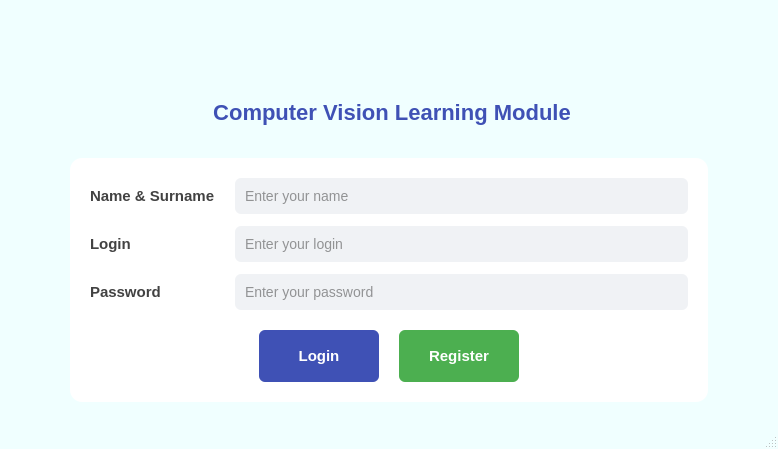
<?xml version="1.0" encoding="UTF-8"?>
<ui version="4.0">
 <class>MainWindow</class>
 <widget class="QMainWindow" name="MainWindow">
  <property name="geometry">
   <rect>
    <x>0</x>
    <y>0</y>
    <width>778</width>
    <height>449</height>
   </rect>
  </property>
  <property name="windowTitle">
   <string>Computer Vision Learning Module</string>
  </property>
  <property name="styleSheet">
   <string notr="true">
    QMainWindow {
      background-color: #f5f7fa;
	background-color: rgb(240, 255, 255);
    }
   </string>
  </property>
  <widget class="QWidget" name="centralwidget">
   <property name="styleSheet">
    <string notr="true">
     QWidget {
       font-family: 'Segoe UI', 'Microsoft YaHei', sans-serif;
     }
     QLabel {
       color: #424242;
     }
     QLineEdit {
       padding: 8px;
       border: none;
       border-radius: 6px;
       background-color: #f0f2f5;
       font-size: 14px;
       min-height: 20px;
       color: #333;
     }
     QLineEdit:focus {
       background-color: #e8f0fe;
     }
     QPushButton {
       background-color: #3f51b5;
       color: white;
       border: none;
       border-radius: 6px;
       padding: 8px 16px;
       font-weight: 500;
       min-height: 36px;
       font-size: 15px;
     }
     QPushButton:hover {
       background-color: #5c6bc0;
     }
     QPushButton:pressed {
       background-color: #303f9f;
     }
     QPushButton#b_register {
       background-color: #4caf50;
     }
     QPushButton#b_register:hover {
       background-color: #66bb6a;
     }
     QPushButton#b_register:pressed {
       background-color: #43a047;
     }
     QPushButton#b_back {
       background-color: #78909c;
     }
     QPushButton#b_back:hover {
       background-color: #90a4ae;
     }
     QPushButton#b_back:pressed {
       background-color: #607d8b;
     }
     QStackedWidget {
       background: transparent;
     }
     QFrame#loginFrame, QFrame#registerFrame {
       background-color: white;
       border-radius: 12px;
       border: 1px;
       
     }
    </string>
   </property>
   <layout class="QVBoxLayout" name="verticalLayout_4">
    <property name="spacing">
     <number>12</number>
    </property>
    <property name="leftMargin">
     <number>30</number>
    </property>
    <property name="topMargin">
     <number>15</number>
    </property>
    <property name="rightMargin">
     <number>30</number>
    </property>
    <property name="bottomMargin">
     <number>15</number>
    </property>
    <item>
     <widget class="QStackedWidget" name="stackedWidget">
      <property name="currentIndex">
       <number>0</number>
      </property>
      <widget class="QWidget" name="page">
       <layout class="QVBoxLayout" name="verticalLayout_5">
        <property name="spacing">
         <number>10</number>
        </property>
        <property name="leftMargin">
         <number>40</number>
        </property>
        <property name="topMargin">
         <number>10</number>
        </property>
        <property name="rightMargin">
         <number>40</number>
        </property>
        <property name="bottomMargin">
         <number>10</number>
        </property>
        <item alignment="Qt::AlignHCenter">
         <widget class="QLabel" name="logoLabel">
          <property name="minimumSize">
           <size>
            <width>50</width>
            <height>50</height>
           </size>
          </property>
          <property name="maximumSize">
           <size>
            <width>50</width>
            <height>50</height>
           </size>
          </property>
          <property name="text">
           <string/>
          </property>
          <property name="pixmap">
              <pixmap resource="resources.qrc">:/images/eye.jpg</pixmap>
          </property>
          <property name="scaledContents">
           <bool>true</bool>
          </property>
          <property name="alignment">
           <set>Qt::AlignCenter</set>
          </property>
         </widget>
        </item>
        <item>
         <widget class="QLabel" name="label">
          <property name="styleSheet">
           <string notr="true">
            font-size: 22px;
            color: #3f51b5;
            margin-bottom: 8px;
            font-weight: 700;
           
</string>
          </property>
          <property name="text">
           <string>&lt;html&gt;&lt;head/&gt;&lt;body&gt;&lt;p align=&quot;center&quot;&gt;Computer Vision Learning Module&lt;/p&gt;&lt;/body&gt;&lt;/html&gt;</string>
          </property>
         </widget>
        </item>
        <item>
         <widget class="QFrame" name="loginFrame">
          <property name="styleSheet">
           <string notr="true">
            QFrame#loginFrame {
              background-color: white;
              border-radius: 12px;
			border-color: rgb(85, 170, 255);
            }
           </string>
          </property>
          <property name="frameShape">
           <enum>QFrame::NoFrame</enum>
          </property>
          <property name="frameShadow">
           <enum>QFrame::Plain</enum>
          </property>
          <layout class="QVBoxLayout" name="verticalLayout_card">
           <property name="spacing">
            <number>15</number>
           </property>
           <property name="leftMargin">
            <number>20</number>
           </property>
           <property name="topMargin">
            <number>20</number>
           </property>
           <property name="rightMargin">
            <number>20</number>
           </property>
           <property name="bottomMargin">
            <number>20</number>
           </property>
           <item>
            <layout class="QHBoxLayout" name="horizontalLayout">
             <property name="spacing">
              <number>20</number>
             </property>
             <item>
              <layout class="QVBoxLayout" name="verticalLayout">
               <property name="spacing">
                <number>12</number>
               </property>
               <item>
                <widget class="QLabel" name="l_name">
                 <property name="styleSheet">
                  <string notr="true">font-size: 15px; font-weight: 500; color: #424242;</string>
                 </property>
                 <property name="text">
                  <string>Name &amp; Surname</string>
                 </property>
                </widget>
               </item>
               <item>
                <widget class="QLabel" name="l_login">
                 <property name="styleSheet">
                  <string notr="true">font-size: 15px; font-weight: 500; color: #424242;</string>
                 </property>
                 <property name="text">
                  <string>Login</string>
                 </property>
                </widget>
               </item>
               <item>
                <widget class="QLabel" name="l_password">
                 <property name="styleSheet">
                  <string notr="true">font-size: 15px; font-weight: 500; color: #424242;</string>
                 </property>
                 <property name="text">
                  <string>Password</string>
                 </property>
                </widget>
               </item>
              </layout>
             </item>
             <item>
              <layout class="QVBoxLayout" name="verticalLayout_2">
               <property name="spacing">
                <number>12</number>
               </property>
               <item>
                <widget class="QLineEdit" name="e_name">
                 <property name="minimumSize">
                  <size>
                   <width>0</width>
                   <height>36</height>
                  </size>
                 </property>
                 <property name="styleSheet">
                  <string notr="true">color: #333; background-color: #f0f2f5;</string>
                 </property>
                 <property name="placeholderText">
                  <string>Enter your name</string>
                 </property>
                </widget>
               </item>
               <item>
                <widget class="QLineEdit" name="e_login">
                 <property name="minimumSize">
                  <size>
                   <width>0</width>
                   <height>36</height>
                  </size>
                 </property>
                 <property name="styleSheet">
                  <string notr="true">color: #333; background-color: #f0f2f5;</string>
                 </property>
                 <property name="placeholderText">
                  <string>Enter your login</string>
                 </property>
                </widget>
               </item>
               <item>
                <widget class="QLineEdit" name="e_password">
                 <property name="sizePolicy">
                  <sizepolicy hsizetype="Expanding" vsizetype="Preferred">
                   <horstretch>0</horstretch>
                   <verstretch>0</verstretch>
                  </sizepolicy>
                 </property>
                 <property name="minimumSize">
                  <size>
                   <width>0</width>
                   <height>36</height>
                  </size>
                 </property>
                 <property name="styleSheet">
                  <string notr="true">color: #333; background-color: #f0f2f5;</string>
                 </property>
                 <property name="echoMode">
                  <enum>QLineEdit::Password</enum>
                 </property>
                 <property name="placeholderText">
                  <string>Enter your password</string>
                 </property>
                </widget>
               </item>
              </layout>
             </item>
            </layout>
           </item>
           <item>
            <layout class="QHBoxLayout" name="horizontalLayout_2">
             <property name="spacing">
              <number>20</number>
             </property>
             <property name="topMargin">
              <number>5</number>
             </property>
             <item>
              <spacer name="horizontalSpacer">
               <property name="orientation">
                <enum>Qt::Horizontal</enum>
               </property>
               <property name="sizeHint" stdset="0">
                <size>
                 <width>40</width>
                 <height>20</height>
                </size>
               </property>
              </spacer>
             </item>
             <item>
              <widget class="QPushButton" name="b_login">
               <property name="sizePolicy">
                <sizepolicy hsizetype="Minimum" vsizetype="Preferred">
                 <horstretch>0</horstretch>
                 <verstretch>0</verstretch>
                </sizepolicy>
               </property>
               <property name="minimumSize">
                <size>
                 <width>120</width>
                 <height>52</height>
                </size>
               </property>
               <property name="cursor">
                <cursorShape>PointingHandCursor</cursorShape>
               </property>
               <property name="styleSheet">
                <string notr="true">font: 700 11pt &quot;Microsoft YaHei UI&quot;;</string>
               </property>
               <property name="text">
                <string>Login</string>
               </property>
              </widget>
             </item>
             <item>
              <widget class="QPushButton" name="b_register">
               <property name="sizePolicy">
                <sizepolicy hsizetype="Minimum" vsizetype="Preferred">
                 <horstretch>0</horstretch>
                 <verstretch>0</verstretch>
                </sizepolicy>
               </property>
               <property name="minimumSize">
                <size>
                 <width>120</width>
                 <height>52</height>
                </size>
               </property>
               <property name="cursor">
                <cursorShape>PointingHandCursor</cursorShape>
               </property>
               <property name="styleSheet">
                <string notr="true">font: 700 11pt &quot;Microsoft YaHei UI&quot;;</string>
               </property>
               <property name="text">
                <string>Register</string>
               </property>
              </widget>
             </item>
             <item>
              <spacer name="horizontalSpacer_2">
               <property name="orientation">
                <enum>Qt::Horizontal</enum>
               </property>
               <property name="sizeHint" stdset="0">
                <size>
                 <width>40</width>
                 <height>20</height>
                </size>
               </property>
              </spacer>
             </item>
            </layout>
           </item>
          </layout>
         </widget>
        </item>
       </layout>
      </widget>
      <widget class="QWidget" name="page_2">
       <layout class="QVBoxLayout" name="verticalLayout_14">
        <property name="spacing">
         <number>10</number>
        </property>
        <property name="leftMargin">
         <number>40</number>
        </property>
        <property name="topMargin">
         <number>10</number>
        </property>
        <property name="rightMargin">
         <number>40</number>
        </property>
        <property name="bottomMargin">
         <number>10</number>
        </property>
        <item alignment="Qt::AlignHCenter">
         <widget class="QLabel" name="logoLabel_2">
          <property name="minimumSize">
           <size>
            <width>50</width>
            <height>50</height>
           </size>
          </property>
          <property name="maximumSize">
           <size>
            <width>50</width>
            <height>50</height>
           </size>
          </property>
          <property name="text">
           <string/>
          </property>
          <property name="pixmap">
              <pixmap resource="resources.qrc">:/images/eye.jpg</pixmap>
          </property>
          <property name="scaledContents">
           <bool>true</bool>
          </property>
          <property name="alignment">
           <set>Qt::AlignCenter</set>
          </property>
         </widget>
        </item>
        <item>
         <widget class="QLabel" name="label_2">
          <property name="styleSheet">
           <string notr="true">
            font-size: 22px;
            color: #3f51b5;
            margin-bottom: 8px;
            font-weight: 700;
           
</string>
          </property>
          <property name="text">
           <string>&lt;html&gt;&lt;head/&gt;&lt;body&gt;&lt;p align=&quot;center&quot;&gt;Create New Account&lt;/p&gt;&lt;/body&gt;&lt;/html&gt;</string>
          </property>
         </widget>
        </item>
        <item>
         <widget class="QFrame" name="registerFrame">
          <property name="styleSheet">
           <string notr="true">
            QFrame#registerFrame {
              background-color: white;
              border-radius: 12px;
            }
           </string>
          </property>
          <property name="frameShape">
           <enum>QFrame::NoFrame</enum>
          </property>
          <property name="frameShadow">
           <enum>QFrame::Plain</enum>
          </property>
          <layout class="QVBoxLayout" name="verticalLayout_register">
           <property name="spacing">
            <number>15</number>
           </property>
           <property name="leftMargin">
            <number>20</number>
           </property>
           <property name="topMargin">
            <number>20</number>
           </property>
           <property name="rightMargin">
            <number>20</number>
           </property>
           <property name="bottomMargin">
            <number>20</number>
           </property>
           <item>
            <layout class="QHBoxLayout" name="horizontalLayout_5">
             <property name="spacing">
              <number>20</number>
             </property>
             <item>
              <layout class="QVBoxLayout" name="verticalLayout_6">
               <property name="spacing">
                <number>12</number>
               </property>
               <item>
                <widget class="QLabel" name="l_username">
                 <property name="styleSheet">
                  <string notr="true">font-size: 15px; font-weight: 500; color: #424242;</string>
                 </property>
                 <property name="text">
                  <string>Login</string>
                 </property>
                </widget>
               </item>
               <item>
                <widget class="QLabel" name="l_password1">
                 <property name="styleSheet">
                  <string notr="true">font-size: 15px; font-weight: 500; color: #424242;</string>
                 </property>
                 <property name="text">
                  <string>Password</string>
                 </property>
                </widget>
               </item>
              </layout>
             </item>
             <item>
              <layout class="QVBoxLayout" name="verticalLayout_7">
               <property name="spacing">
                <number>12</number>
               </property>
               <item>
                <widget class="QLineEdit" name="e_username">
                 <property name="minimumSize">
                  <size>
                   <width>0</width>
                   <height>36</height>
                  </size>
                 </property>
                 <property name="styleSheet">
                  <string notr="true">color: #333; background-color: #f0f2f5;</string>
                 </property>
                 <property name="placeholderText">
                  <string>Choose a login</string>
                 </property>
                </widget>
               </item>
               <item>
                <widget class="QLineEdit" name="e_password1">
                 <property name="minimumSize">
                  <size>
                   <width>0</width>
                   <height>36</height>
                  </size>
                 </property>
                 <property name="styleSheet">
                  <string notr="true">color: #333; background-color: #f0f2f5;</string>
                 </property>
                 <property name="echoMode">
                  <enum>QLineEdit::Password</enum>
                 </property>
                 <property name="placeholderText">
                  <string>Create a password (min 6 characters)</string>
                 </property>
                </widget>
               </item>
              </layout>
             </item>
            </layout>
           </item>
           <item>
            <widget class="QLabel" name="passwordHintLabel">
             <property name="styleSheet">
              <string notr="true">color: #757575; font-size: 13px;</string>
             </property>
             <property name="text">
              <string>Password must be at least 6 characters long</string>
             </property>
             <property name="alignment">
              <set>Qt::AlignCenter</set>
             </property>
            </widget>
           </item>
           <item>
            <layout class="QHBoxLayout" name="horizontalLayout_6">
             <property name="spacing">
              <number>20</number>
             </property>
             <property name="topMargin">
              <number>5</number>
             </property>
             <item>
              <spacer name="horizontalSpacer_3">
               <property name="orientation">
                <enum>Qt::Horizontal</enum>
               </property>
               <property name="sizeHint" stdset="0">
                <size>
                 <width>40</width>
                 <height>20</height>
                </size>
               </property>
              </spacer>
             </item>
             <item>
              <widget class="QPushButton" name="b_back">
               <property name="minimumSize">
                <size>
                 <width>120</width>
                 <height>52</height>
                </size>
               </property>
               <property name="cursor">
                <cursorShape>PointingHandCursor</cursorShape>
               </property>
               <property name="styleSheet">
                <string notr="true">font: 700 11pt &quot;Microsoft YaHei UI&quot;;</string>
               </property>
               <property name="text">
                <string>Back</string>
               </property>
              </widget>
             </item>
             <item>
              <widget class="QPushButton" name="p_register1">
               <property name="minimumSize">
                <size>
                 <width>120</width>
                 <height>52</height>
                </size>
               </property>
               <property name="cursor">
                <cursorShape>PointingHandCursor</cursorShape>
               </property>
               <property name="styleSheet">
                <string notr="true">font: 700 11pt &quot;Microsoft YaHei UI&quot;;</string>
               </property>
               <property name="text">
                <string>Register</string>
               </property>
              </widget>
             </item>
             <item>
              <spacer name="horizontalSpacer_4">
               <property name="orientation">
                <enum>Qt::Horizontal</enum>
               </property>
               <property name="sizeHint" stdset="0">
                <size>
                 <width>40</width>
                 <height>20</height>
                </size>
               </property>
              </spacer>
             </item>
            </layout>
           </item>
          </layout>
         </widget>
        </item>
       </layout>
      </widget>
     </widget>
    </item>
   </layout>
  </widget>
  <widget class="QMenuBar" name="menubar">
   <property name="geometry">
    <rect>
     <x>0</x>
     <y>0</y>
     <width>778</width>
     <height>22</height>
    </rect>
   </property>
  </widget>
  <widget class="QStatusBar" name="statusbar"/>
 </widget>
 <resources/>
 <connections/>
</ui>
